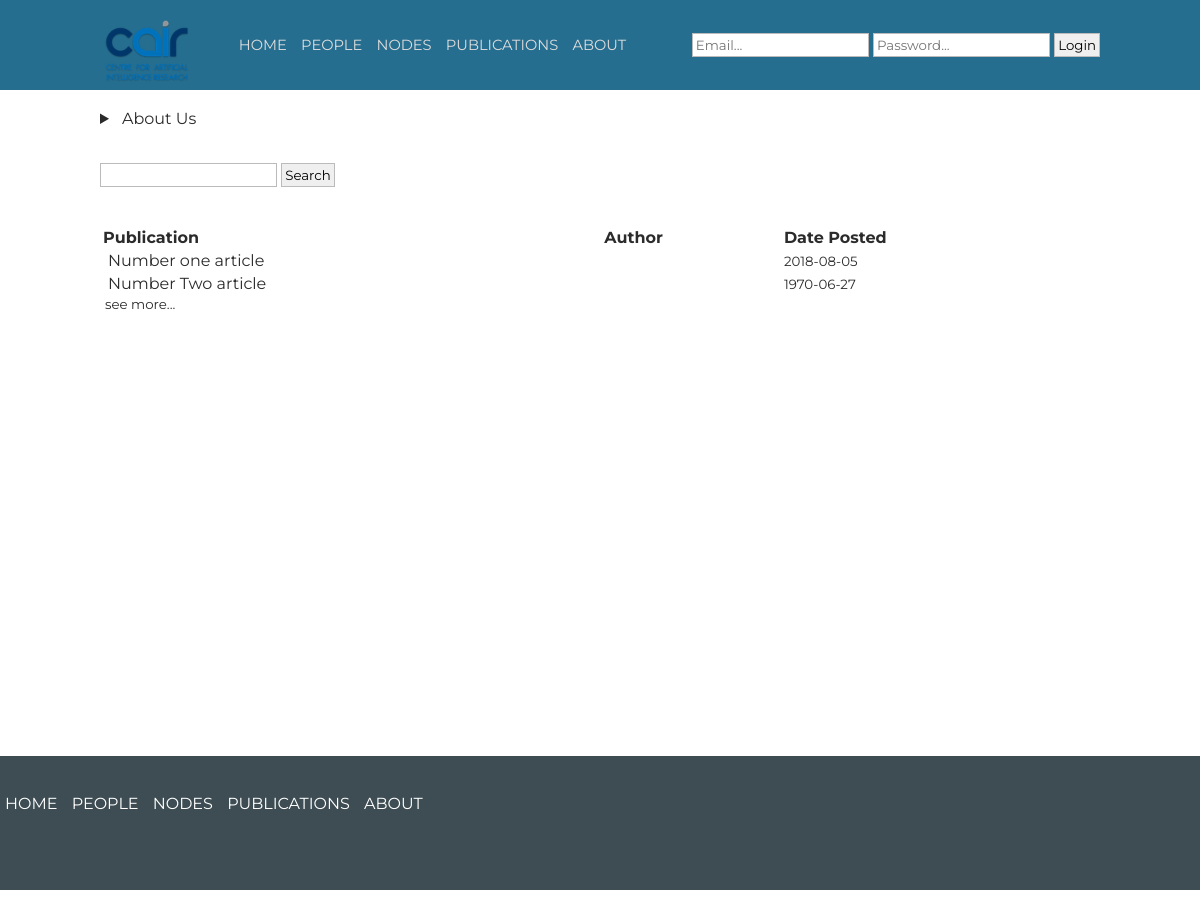
/, run on an earlier commit of the app's database.
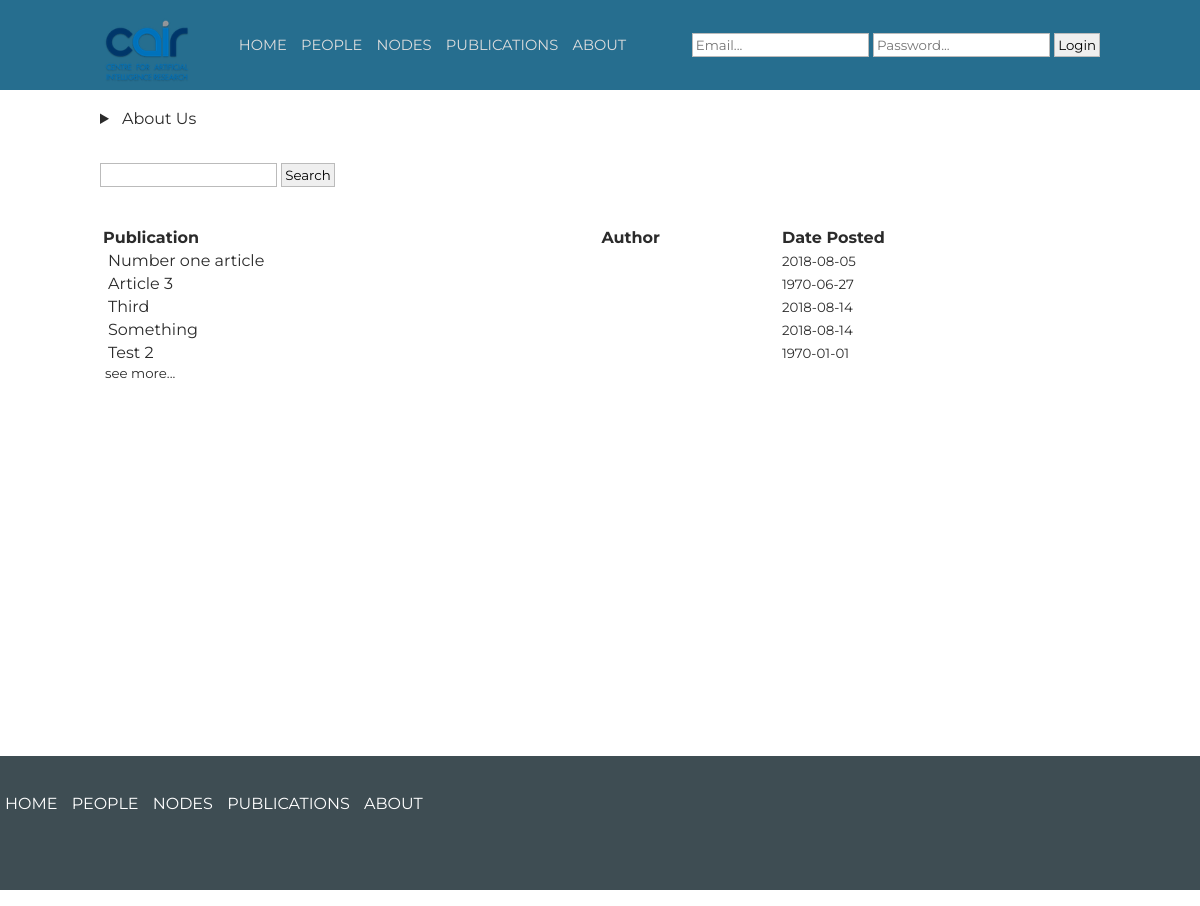
And on a later commit of the database.
### tables this page shows
CREATE TABLE `articles` (
  `article_id` int(11) NOT NULL,
  `article_title` varchar(255) NOT NULL,
  `article_author` varchar(255) NOT NULL,
  `article_content` text NOT NULL,
  `article_timestamp` int(11) NOT NULL,
  `article_url` varchar(255) NOT NULL
);

### assets/php/fetch_data.php (called while the page is built, shortened)
<?php
    include './assets/php/connection.php';
    $articles = array();
    $query = "SELECT * FROM articles";
    $articles_from_db = mysqli_query($dbc, $query);
?>

### assets/php/classes/article.php (called while the page is built, shortened)
<?php
    class Article{
        var $id;
        var $title;
        var $date;
        function __construct(){
            $this -> id = null;
            $this -> title = 'Untitled';
            $this -> date = new DateTime();
        }
        function set_details($id, $title, $authors, $abstract, $date, $url){
            $this->id = $id;
            $this->title = $title;
            $this->date = $date;
        }
        function get_id(){
            return $this->id;
        }
        function get_title(){
            return $this->title;
        }
        function get_date(){
            return $this->date;
        }
    }
?>

### index.php (the view, shortened to what this page needs)
    <html lang="en">
    <head>
        <?php include './assets/php/dependencies.php';
?>
    </head>
    <body>
        <div class = "container">
        <?php include './assets/php/header.php';?>
            <br>
            <details>
                <summary><a>About Us</a></summary>
                <br>
                <br>
            </details>
            <div>
                <br>
                <table style="width: 100%">
                    <tr>
                        <th style="text-align: left;">Publication</th>
                        <th style="text-align: left;">Author</th>
                        <th style="text-align: left;">Date Posted</th>
                        <th style="text-align: left;"></th>
                    </tr>
                    <div>
                        <form method="GET" action="" id="searchform">
                            <input type="text" name="search" placeholder="">
                            <input type="submit" name="action" value="Search">
                        </form>
                    </div>
                    <br>
                    <br>
                    <?php
			$count = 0;
			foreach ($articles as $article):
			?>
                        <tr>
                            <td><a href="article.php?id=<?php echo $article->get_id();?>"><?php echo $article->get_title(); ?>
				</a></td>
                            <td> <?php
                                ?></td>
                            <td><small><?php echo date("Y-m-d",$article->get_date());?> </small>
                                <?php $count++;	if ($count >= 5) break;?>
                            </td>
                        </tr>
                        <?php endforeach;?>
                </table>
                <small><a href="publications.php">see more...</a></small>
                <br>
                <br>
                <br>
                </div>
        </div>
                        <?php include './assets/php/footer.php';?>
    </body>
    </html>

What changed in the data, as far as the page shows it:
changed articles: article_title "Number Two article" → "Article 3"
added articles: article_title "Third", article_timestamp "2018-08-14"
added articles: article_title "Something", article_timestamp "2018-08-14"
added articles: article_title "Test 2", article_timestamp "1970-01-01"
